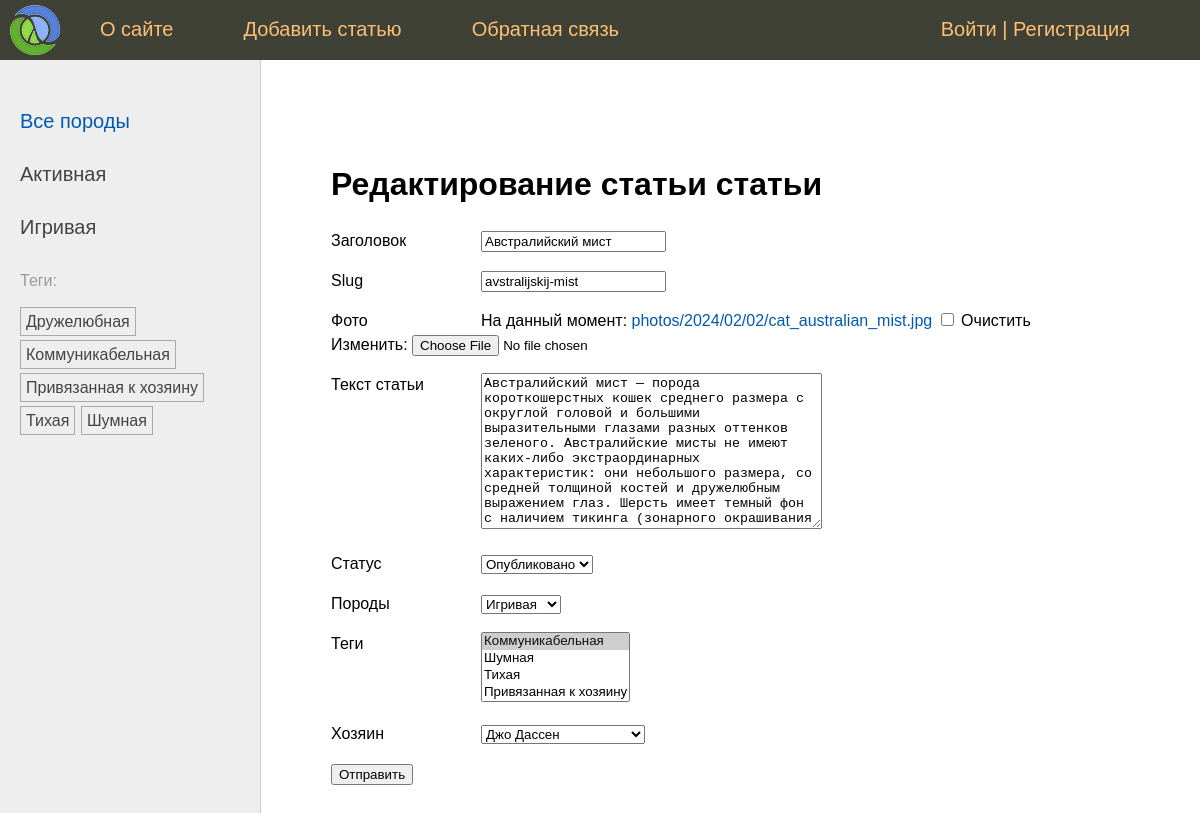
Before: /edit/avstralijskij-mist/ with the older database file.
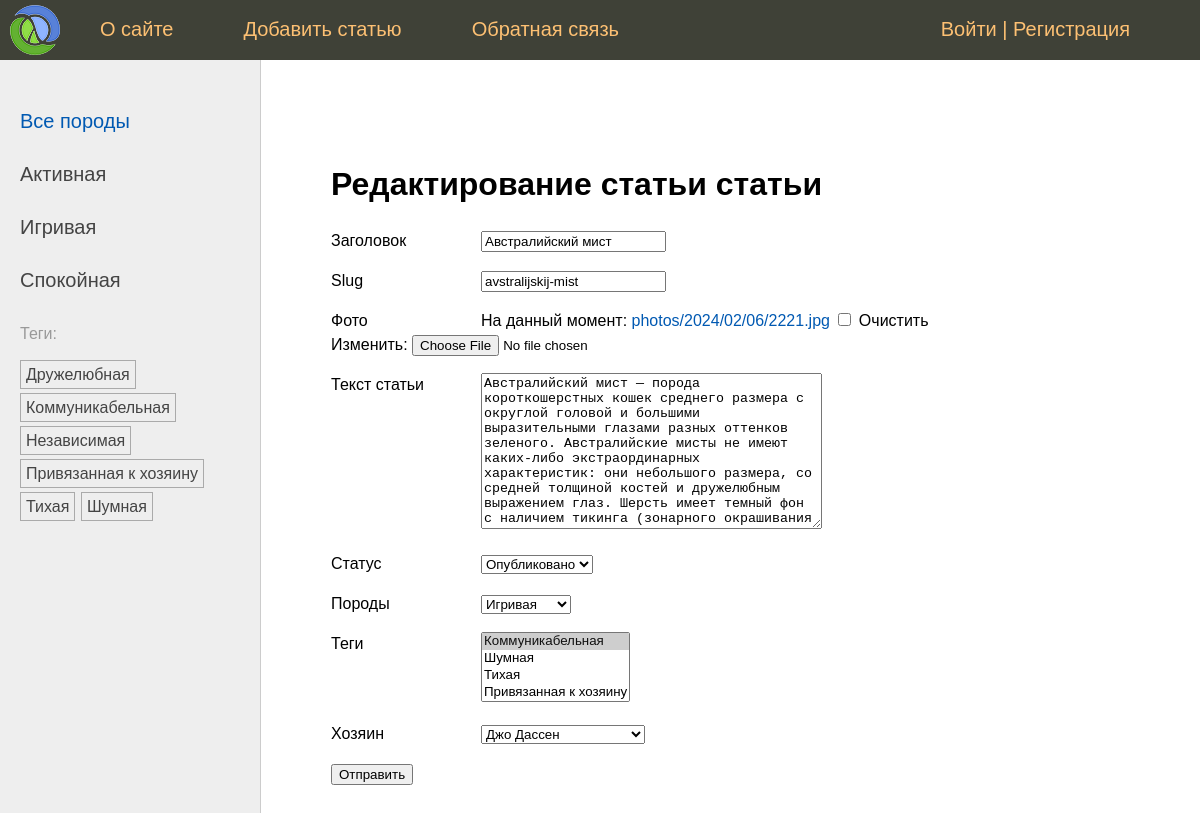
After: the same page with the newer database file.
### cats/models.py (models this page shows, shortened)
class Species(models.Model):
    name = models.CharField(
        max_length=100,
        db_index=True,
        verbose_name="Породы"
        )
    slug = models.SlugField(
        max_length=255,
        unique=True,
        db_index=True
        )
    class Meta:
        verbose_name = "Порода"
        verbose_name_plural = "Породы"
    def __str__(self):
        return self.name
    def get_absolute_url(self):
        return reverse("species", kwargs={"spec_slug": self.slug})

class TagPost(models.Model):
    tag = models.CharField(
        max_length=100,
        db_index=True,
        )
    slug = models.SlugField(
        max_length=255,
        unique=True,
        )
    def __str__(self):
        return self.tag
    def get_absolute_url(self):
        return reverse("tag", kwargs={"tag_slug": self.slug})

class Cat(models.Model):
    class Status(models.IntegerChoices):
        DRAFT = 0, "Черновик"
        PUBLISHED = 1, "Опубликовано"
    title = models.CharField(
        max_length=255,
        verbose_name="Заголовок",
        )
    slug = models.SlugField(
        max_length=100,
        unique=True,
        db_index=True,
        verbose_name="Slug",
        blank=True
        )
    photo = models.ImageField(
        upload_to="photos/%Y/%m/%d",
        default=None,
        blank=True,
        null=True,
        verbose_name="Фото")
    content = models.TextField(
        blank=True,
        verbose_name="Текст статьи",
        )
    time_create = models.DateTimeField(
        auto_now_add=True,
        verbose_name="Время создания",
        )
    time_update = models.DateTimeField(
        auto_now=True,
        verbose_name="Время изменения",
        )
    is_published = models.IntegerField(
        choices=Status.choices,
        default=Status.PUBLISHED,
        verbose_name="Статус",
        )
    spec = models.ForeignKey(
        "Species",
        on_delete=models.PROTECT,
        related_name="posts",
        verbose_name="Породы",
        )
    tags = models.ManyToManyField(
        "TagPost",
        blank=True,
        related_name="tags",
        verbose_name="Теги",
        )
    owner = models.OneToOneField(
        "Owner",
        on_delete=models.SET_NULL,
        null=True,
        blank=True,
        verbose_name="Хозяин",
        )
    objects = models.Manager()
    published = PublishedManager()
    class Meta:
        verbose_name = "Котик"
        verbose_name_plural = "Котики"
        ordering = ["title", ]
        indexes = [
            models.Index(fields=["title"]),  # Ускоряет поиск по полю, но увеличивает объем данных
        ] # неявный порядок сортировки

### cats/views.py (the view)
# urls.py: path("edit/<slug:slug>/", views.UpdatePage.as_view(), name='edit_page')
class UpdatePage(DataMixin, UpdateView):
    model = Cat
    fields = "__all__"
    template_name = "cats/addpage.html"
    title_page = "Редактирование статьи статьи"

### cats/models.py (called while the page is built)
    def __str__(self) -> str:
        return self.name

### cats/templatetags/cat_tags.py (called while the page is built)
@register.inclusion_tag("cats/list_categories.html")
def show_categories(spec_selected=0):
    specs = Species.objects.annotate(total=Count("posts")).filter(posts__is_published=True).filter(total__gt=0)
    return {"specs": specs, "spec_selected": spec_selected}

@register.inclusion_tag("cats/list_tags.html")
def show_all_tags():
    return {"tags": TagPost.objects.annotate(total=Count("tags")).filter(total__gt=0)}

### users/context_processors.py (called while the page is built)
def get_cat_context(requset):
    return {"mainmenu": menu}

### cats/templates/cats/addpage.html (shortened to what this page needs)
{% extends 'base.html' %}
{% block content %}
<h1>{{title}}</h1>
<form action="" method="post", enctype="multipart/form-data">
    {% for f in form %}
    <p><label class="form-label" for="{{ f.id_for_label }}">{{ f.label }}</label>{{ f }}</p>
    {% endfor %}
    <p><button type="submit">Отправить</button></p>
</form>
{% endblock %}

### cats/templates/cats/list_categories.html
{% for spec in specs%}
    {% if spec.pk == spec_selected %}
        <li class="selected">{{ spec.name }}</li>
    {% else %}
        <li><a href="{{ spec.get_absolute_url }}">{{ spec.name }}</a></li>
    {% endif %}
{% endfor %}

### cats/templates/cats/list_tags.html
{% if tags %}
    <p>Теги:</p>
    <ul class="tags-list">
        {% for t in tags %}
            <li><a href="{{t.get_absolute_url}}">{{t.tag}}</a></li>
        {% endfor %}
    </ul>
{% endif %}

Changed rows visible on the page:
added Species: name "Спокойная"
added TagPost: tag "Независимая"
Other visible differences:
text no longer shown: "На данный момент: photos/2024/02/02/cat_australian_mist.jpg Очистить Изменить:"
text now shown: "На данный момент: photos/2024/02/06/2221.jpg Очистить Изменить:"
